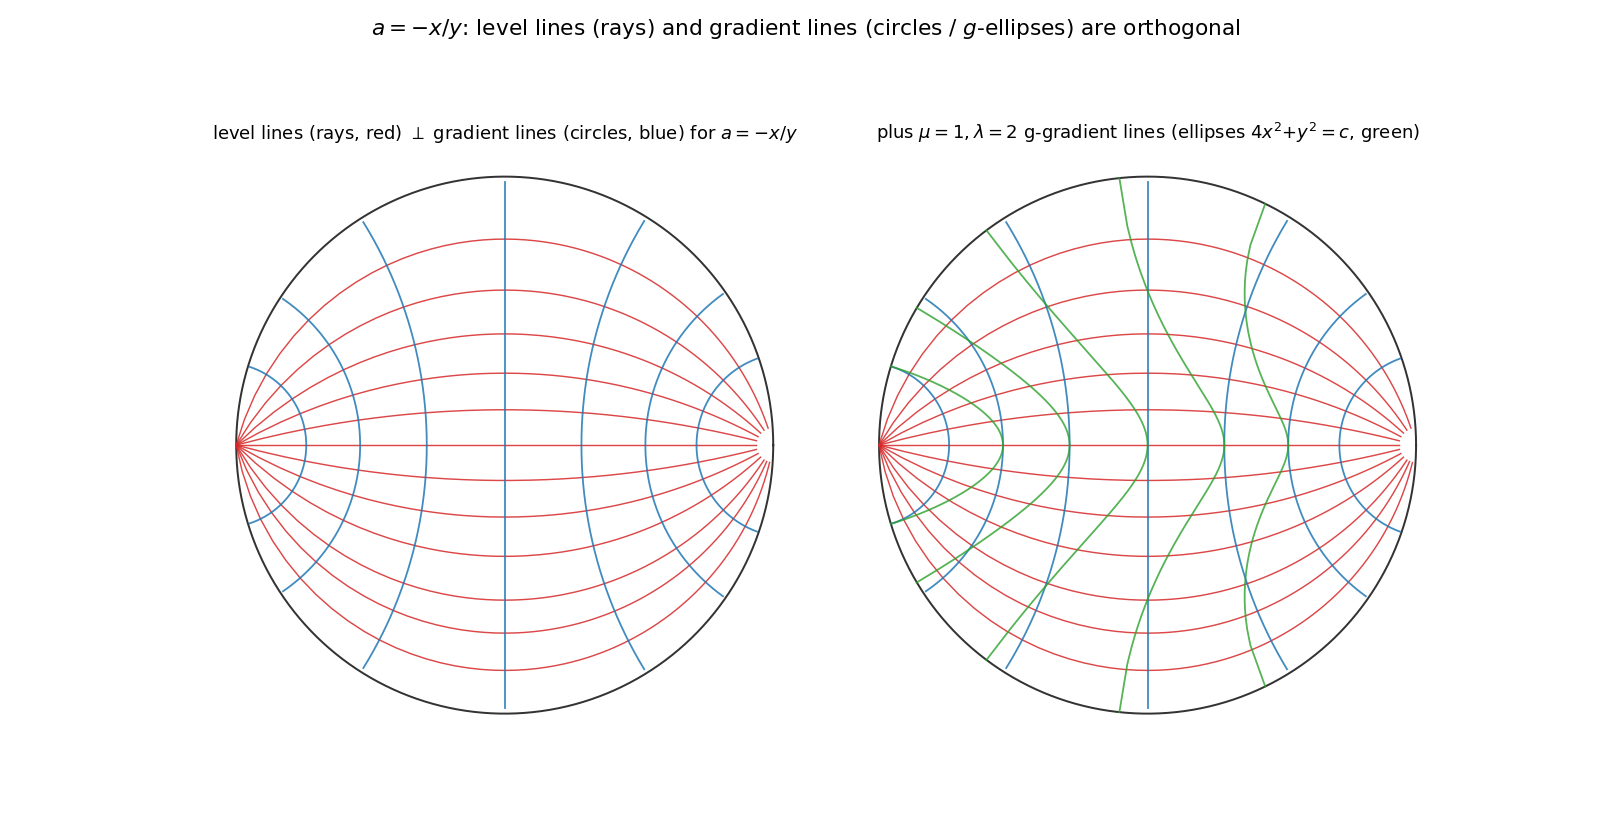

Python code for this plot:
#!/usr/bin/env python3
"""
034 — Level lines and gradient lines of a = -x/y are ORTHOGONAL.

In H^2 (upper half-plane), a = -x/y:
  * level lines (a = const)  :  y = k x   -> rays through the origin;
  * gradient lines (Euclidean grad a = (-1/y, x/y^2)):
        dy/dx = -x/y  ->  x^2 + y^2 = const  -> concentric circles
        (which ARE H^2-geodesics: semicircles centred on the real axis).
  A ray and a circle meet orthogonally (radial perp circumferential).

For the AES metric  g = y^{-2}(dx^2/mu^2 + dy^2/lam^2)  the gradient is
grad_g a = (-mu^2 y, lam^2 x), so the gradient lines are the ELLIPSES
(lam^2/mu^2) x^2 + y^2 = const  (for mu=1, lam=2:  4 x^2 + y^2 = const);
they are g-orthogonal to the same rays (not Euclidean-orthogonal).

Shown in the Poincare disk (Cayley map).  Rays = red, circles = blue;
right panel adds the mu=1,lam=2 ellipses (green) for the g-gradient.
"""

import numpy as np
import matplotlib
matplotlib.use("Agg")
import matplotlib.pyplot as plt
from math import pi, sin, cos, sqrt


def to_disk(z):
    return (z - 1j) / (z + 1j)


def main():
    fig, (ax1, ax2) = plt.subplots(1, 2, figsize=(12.4, 6.4))

    thc = np.linspace(0, 2 * pi, 400)
    for ax in (ax1, ax2):
        ax.plot(np.cos(thc), np.sin(thc), color="0.2", lw=1.1)
        ax.set_aspect("equal"); ax.set_xticks([]); ax.set_yticks([])
        for sp in ax.spines.values():
            sp.set_visible(False)

    # --- level lines: rays  theta = const (a = -x/y = -cot theta) ---
    rho = np.linspace(0.001, 30, 600)
    rays = np.radians([10, 20, 30, 45, 60, 75, 90, 105, 120, 135, 150, 165])
    # --- gradient lines (Euclidean): circles  x^2+y^2 = R^2 ---
    circ_radii = [0.15, 0.3, 0.55, 1.0, 1.8, 3.2, 6.0]
    thetas = np.linspace(0.02, pi - 0.02, 400)

    for ax in (ax1, ax2):
        for t in rays:
            z = rho * (cos(t) + 1j * sin(t))
            w = to_disk(z)
            ax.plot(w.real, w.imag, color="tab:red", lw=0.8, alpha=0.85)
        for R in circ_radii:
            z = R * (np.cos(thetas) + 1j * np.sin(thetas))
            w = to_disk(z)
            ax.plot(w.real, w.imag, color="tab:blue", lw=1.0, alpha=0.85)

    ax1.set_title(r"level lines (rays, red) $\perp$ gradient lines "
                  r"(circles, blue) for $a=-x/y$", fontsize=10)

    # --- right: add mu=1, lam=2 ellipses (g-gradient lines) ---
    mu, lam = 1.0, 2.0
    eR = [0.3, 0.55, 1.0, 1.8, 3.2]
    for R in eR:
        xs = np.linspace(-R / lam, R / lam, 400)
        yy = R * np.sqrt(1.0 - (lam * xs / R) ** 2)   # (lam^2)x^2 + y^2 = R^2
        z_up = xs + 1j * yy
        w = to_disk(z_up)
        ax2.plot(w.real, w.imag, color="tab:green", lw=1.0, alpha=0.8)
    ax2.set_title(r"plus $\mu{=}1,\lambda{=}2$ g-gradient lines (ellipses "
                  r"$4x^2{+}y^2=c$, green)", fontsize=10)

    fig.suptitle(r"$a=-x/y$: level lines (rays) and gradient lines "
                 r"(circles / $g$-ellipses) are orthogonal", fontsize=12)
    fig.subplots_adjust(top=0.82, wspace=0.06)
    out = "/Users/mingli/AEG/aeg-paper/notes/general/034-level-gradient-orthogonal.png"
    fig.savefig(out, dpi=130)
    print("saved:", out)


if __name__ == "__main__":
    main()
